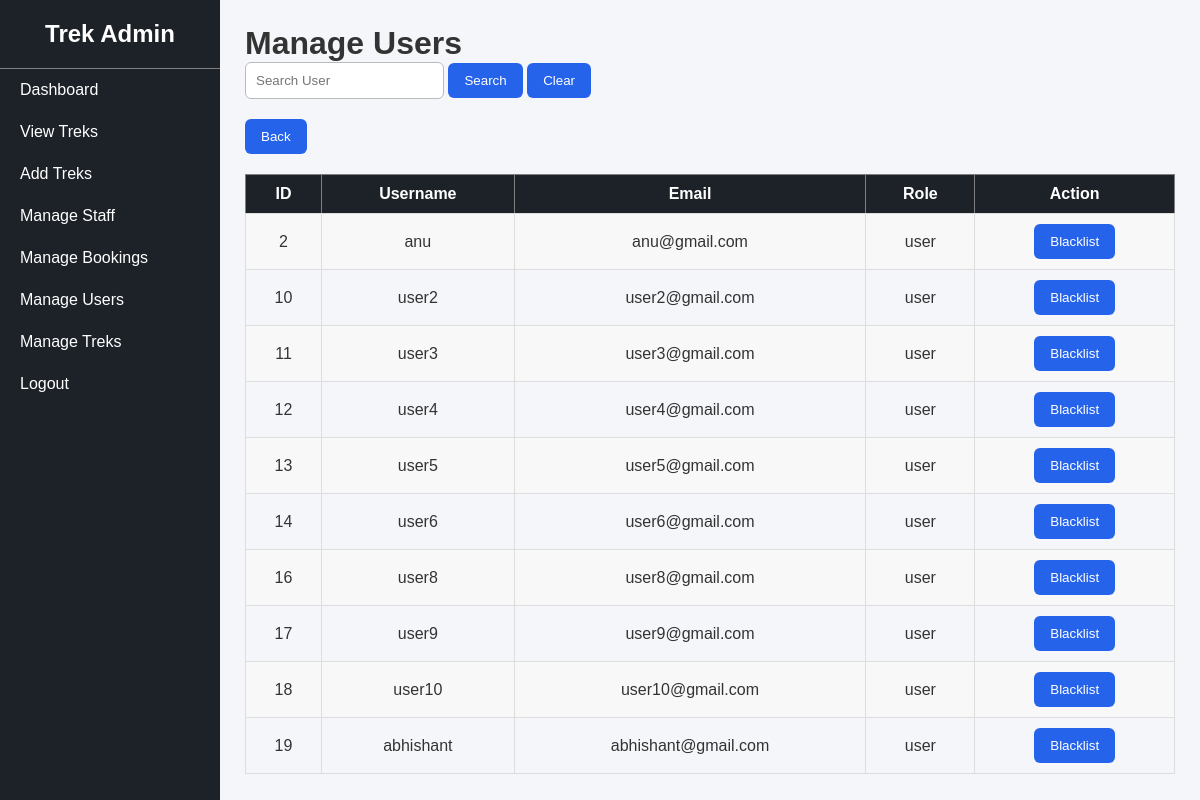
Page /manage_users (signed in) on the committed database.
### tables this page shows
CREATE TABLE users(
                 id INTEGER PRIMARY KEY AUTOINCREMENT,
                 username TEXT UNIQUE NOT NULL,
                 email TEXT UNIQUE NOT NULL,
                 mobile TEXT UNIQUE,
                 password TEXT NOT NULL,
                 role TEXT NOT NULL DEFAULT 'user');

### app.py (the view)
@app.route("/manage_users")
def manage_users():
    if "user" not in session or session["user"] != "admin":
        return "Access Denied"
    conn = get_db_connnection()
    search = request.args.get("search","")
    if search:
        users = conn.execute("""
                             SELECT * FROM users WHERE username LIKE ? OR id LIKE ?""",("%"+search+"%","%"+search+"%")).fetchall()
    else:
        users = conn.execute(""" SELECT *FROM users where role = "user" """).fetchall()
    conn.close()
    return render_template("manage_users.html", users=users)

### app.py (called while the page is built)
def get_db_connnection():
    conn = sqlite3.connect("database.db")
    conn.row_factory =sqlite3.Row
    return conn

### templates/manage_users.html
{% extends "admin_base.html" %}
{% block content %}
<h1>Manage Users</h1>
<form method="GET">
<input type="text" name="search" placeholder="Search User">
<button class="sbtn"> Search </button>
<a href="/manage_users">
    <button type="button" class="sbtn"> Clear </button>
    </a>
</form>
<a href="/admin_dashboard"><button type="button" class="sbtn" style="margin-top: 20px;">Back</button></a>
<table border="1">
<tr>
    <th>ID</th>
    <th>Username</th>
    <th>Email</th>
    <th>Role</th>
    <th>Action</th>
</tr>
{% for user in users %}
<tr>
<td>{{ user["id"] }}</td>
<td>{{ user["username"] }}</td>
<td>{{ user["email"] }}</td>
<td>{{ user["role"] }}</td>
<td>
    {% if user["role"] != "admin" and user["role"] != "blacklisted" %}
        <a href="/blacklist_user/{{ user['id'] }}">
            <button type="button" class="sbtn">Blacklist</button>
        </a>
    {% else %}
        {{ user["role"] }}
    {% endif %}
</td>
</tr>
{% endfor %}
</table>
{% endblock %}

### static/css/style.css (style rules this page uses)
* { margin:0; padding:0; box-sizing:border-box; }
body { font-family:Arial, Helvetica, sans-serif; background:#f4f6f9; color:#333; }
#form_div button, .sbtn { background:#2563eb; color:white; border:none; padding:10px 16px; border-radius:6px; cursor:pointer; text-decoration:none; }
table { width:100%; border-collapse:collapse; margin-top:20px; }
table th { background:#1D2228; color:white; padding:10px; }
table td { padding:10px; border:1px solid #ddd; text-align:center; }
table tr:nth-child(even) { background:#f8f8f8; }
input, select, textarea { padding:10px; border:1px solid #bbb; border-radius:6px; }

### rows in the picture
users: id "2", username "anu", email "anu@gmail.com", role "user"
users: id "10", username "user2", email "user2@gmail.com", role "user"
users: id "11", username "user3", email "user3@gmail.com", role "user"
users: id "12", username "user4", email "user4@gmail.com", role "user"
users: id "13", username "user5", email "user5@gmail.com", role "user"
users: id "14", username "user6", email "user6@gmail.com", role "user"
users: id "16", username "user8", email "user8@gmail.com", role "user"
users: id "17", username "user9", email "user9@gmail.com", role "user"
users: id "18", username "user10", email "user10@gmail.com", role "user"
users: id "19", username "abhishant", email "abhishant@gmail.com", role "user"
